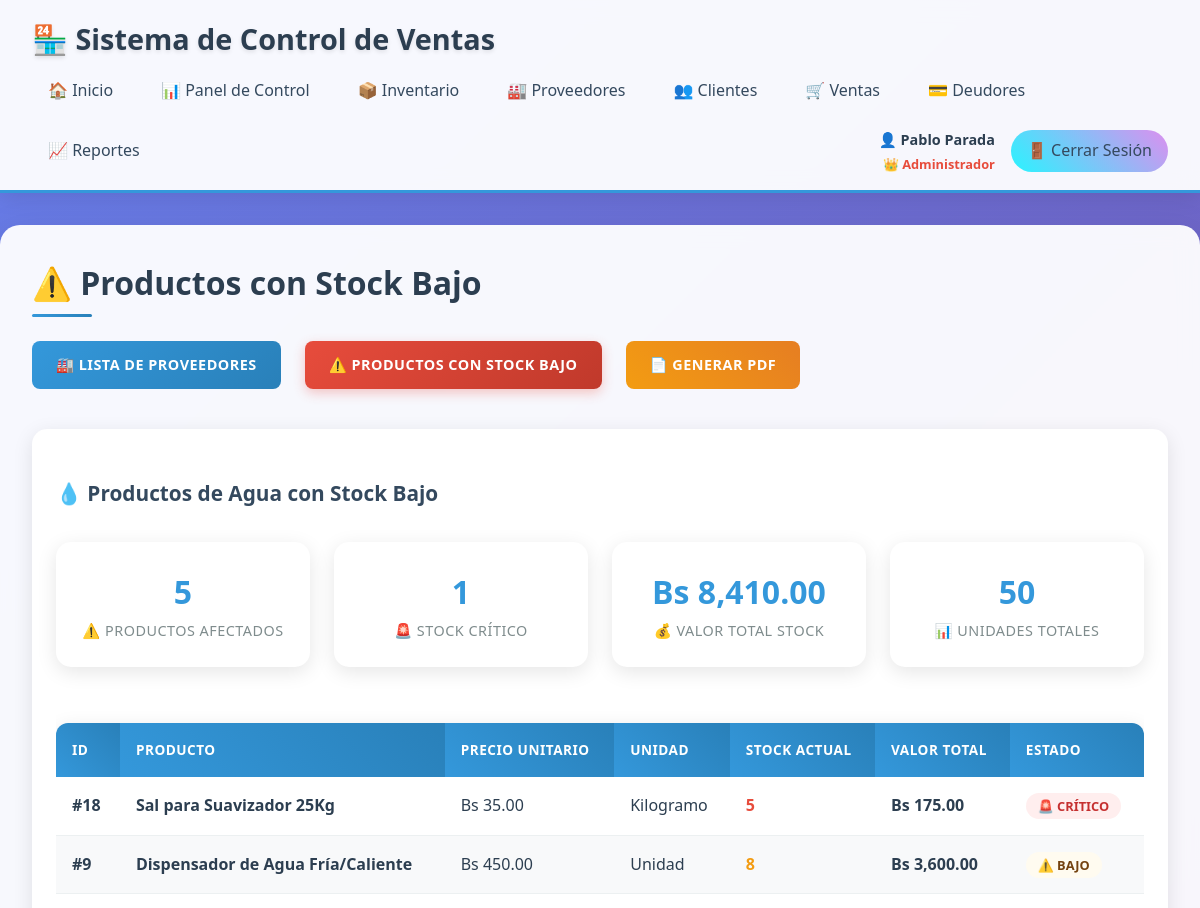
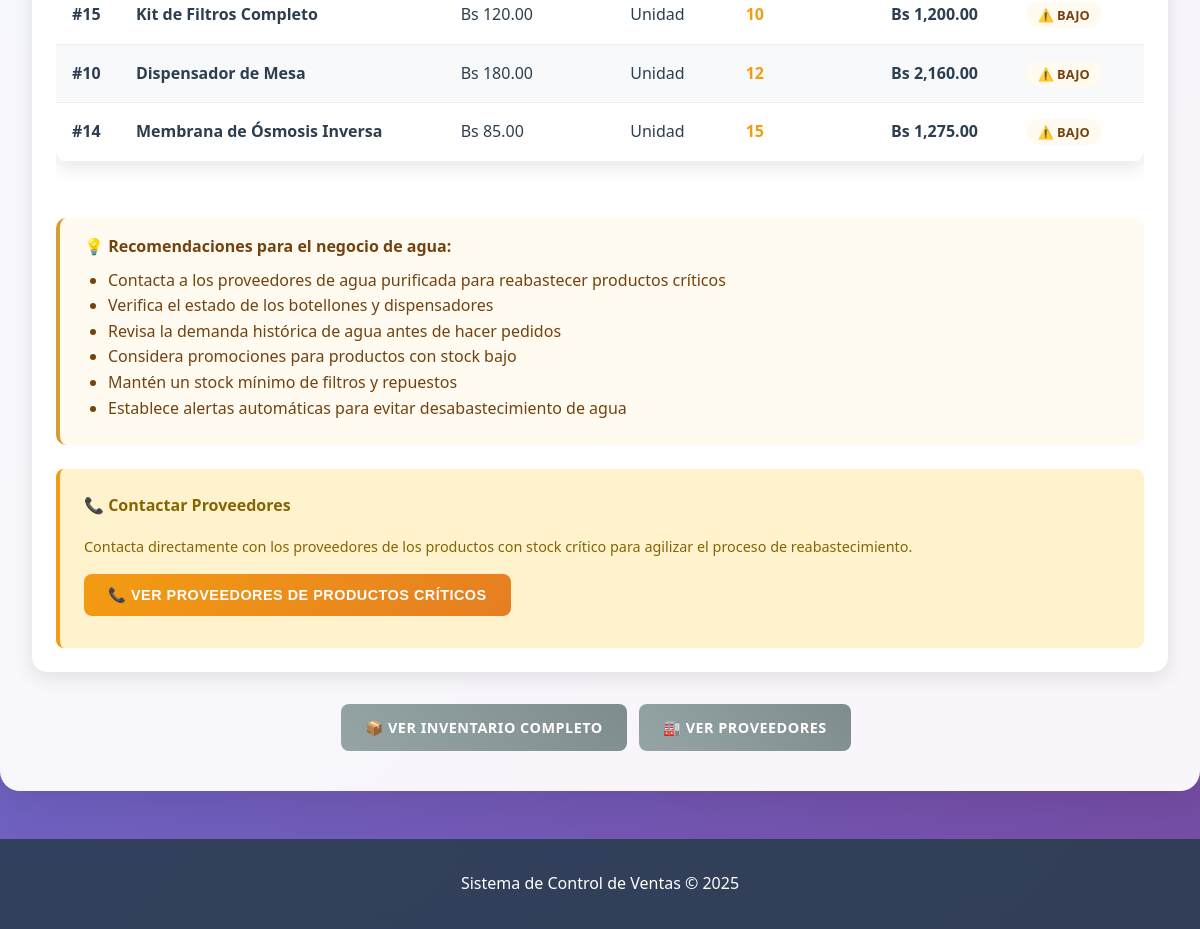
Screenshot of /index.php?action=proveedores&method=lowStock (signed in) with the database file from the repository (2 pictures, top to bottom).
### tables this page shows
CREATE TABLE `producto` (
  `id_producto` int(11) NOT NULL AUTO_INCREMENT,
  `Nombre` varchar(100) NOT NULL,
  `Precio` decimal(10,2) NOT NULL,
  `Unidad` varchar(20) NOT NULL,
  `id_proveedor` int(11) DEFAULT NULL,
  `Fecha_Registro` timestamp NOT NULL DEFAULT current_timestamp(),
  `Estado` enum('Activo','Inactivo') DEFAULT 'Activo',
  `Umbral_Bajo` int(11) NOT NULL DEFAULT 15,
  `Umbral_Critico` int(11) NOT NULL DEFAULT 5,
  PRIMARY KEY (`id_producto`),
  KEY `idx_nombre` (`Nombre`),
  KEY `idx_precio` (`Precio`),
  KEY `idx_proveedor` (`id_proveedor`),
  KEY `idx_producto_proveedor_stock` (`id_proveedor`,`Estado`),
  CONSTRAINT `producto_ibfk_1` FOREIGN KEY (`id_proveedor`) REFERENCES `proveedor` (`id_proveedor`) ON DELETE SET NULL ON UPDATE CASCADE
);

### controllers/ProveedorController.php (called while the page is built, shortened)
<?php
require_once 'models/ProductModel.php';
class ProveedorController {
    private $productModel;
    public function __construct() {
        $database = new Database();
        $db = $database->getConnection();
        $this->productModel = new ProductModel($db);
    }
    public function lowStock() {
        $threshold = isset($_GET['threshold']) ? (int)$_GET['threshold'] : 10;
        $products = $this->productModel->getProductsWithLowStock($threshold);
        require_once 'views/proveedores/low_stock.php';
    }
}
?>

### controllers/models/ProductModel.php (called while the page is built, shortened)
<?php
class ProductModel {
    private $conn;
    public function __construct($db) {
        $this->conn = $db;
    }
    public function getProductsWithLowStock($threshold = 10) {
        $query = "SELECT p.*, COALESCE(s.Cantidad, 0) as Cantidad, pr.Nombre as Proveedor_Nombre
                  FROM Producto p
                  LEFT JOIN Stock s ON p.id_producto = s.id_producto
                  LEFT JOIN Proveedor pr ON p.id_proveedor = pr.id_proveedor
                  WHERE COALESCE(s.Cantidad, 0) <= p.Umbral_Bajo
                  ORDER BY s.Cantidad ASC, p.Nombre ASC";
        $stmt = $this->conn->prepare($query);
        $stmt->execute();
        return $stmt->fetchAll(PDO::FETCH_ASSOC);
    }
}
?>

### views/proveedores/low_stock.php (the view, shortened to what this page needs)
<?php require_once 'views/layout/header.php'; ?>
<h2>⚠️ Productos con Stock Bajo</h2>
<div style="display: flex; gap: 1rem; margin-bottom: 2rem; flex-wrap: wrap;">
    <a href="index.php?action=proveedores&method=list"
       class="btn" style="background: linear-gradient(135deg, #3498db, #2980b9); color: white; border: none; padding: 0.8rem 1.5rem; border-radius: 8px; text-decoration: none; font-weight: 600; transition: all 0.3s ease;">
        🏭 Lista de Proveedores
    </a>
    <a href="index.php?action=proveedores&method=lowStock"
       class="btn" style="background: linear-gradient(135deg, #e74c3c, #c0392b); color: white; border: none; padding: 0.8rem 1.5rem; border-radius: 8px; text-decoration: none; font-weight: 600; transition: all 0.3s ease; box-shadow: 0 4px 12px rgba(231, 76, 60, 0.3);">
        ⚠️ Productos con Stock Bajo
    </a>
    <?php if (isset($products) && !empty($products)): ?>
        <a href="index.php?action=invoice&method=lowStockReport&threshold=<?php echo $threshold; ?>"
            target="_blank" class="btn btn-warning">📄 Generar PDF</a>
    <?php endif; ?>
</div>
<?php if (isset($products)): ?>
    <div class="card">
        <h3>💧 Productos de Agua con Stock Bajo</h3>
        <div class="stats-grid" style="margin: 2rem 0;">
            <div class="stat-card">
                <span class="stat-number"><?php echo count($products); ?></span>
                <span class="stat-label">⚠️ Productos Afectados</span>
            </div>
            <div class="stat-card">
                <span class="stat-number"><?php echo count(array_filter($products, function($p) { return $p['Cantidad'] <= $p['Umbral_Critico']; })); ?></span>
                <span class="stat-label">🚨 Stock Crítico</span>
            </div>
            <div class="stat-card">
                <span class="stat-number">Bs <?php echo number_format(array_sum(array_map(function($p) { return $p['Precio'] * $p['Cantidad']; }, $products)), 2); ?></span>
                <span class="stat-label">💰 Valor Total Stock</span>
            </div>
            <div class="stat-card">
                <span class="stat-number"><?php echo array_sum(array_column($products, 'Cantidad')); ?></span>
                <span class="stat-label">📊 Unidades Totales</span>
            </div>
        </div>
        <?php if (!empty($products)): ?>
            <div style="overflow-x: auto;">
                <table>
                    <thead>
                        <tr>
                            <th>ID</th>
                            <th>Producto</th>
                            <th>Precio Unitario</th>
                            <th>Unidad</th>
                            <th>Stock Actual</th>
                            <th>Valor Total</th>
                            <th>Estado</th>
                        </tr>
                    </thead>
                    <tbody>
                        <?php foreach ($products as $product): ?>
                        <tr>
                            <td><strong>#<?php echo $product['id_producto']; ?></strong></td>
                            <td><strong><?php echo htmlspecialchars($product['Nombre']); ?></strong></td>
                            <td>Bs <?php echo number_format($product['Precio'], 2); ?></td>
                            <td><?php echo htmlspecialchars($product['Unidad']); ?></td>
                            <td>
                                <span style="color: <?php echo $product['Cantidad'] <= 5 ? '#e74c3c' : '#f39c12'; ?>; font-weight: bold;">
                                    <?php echo $product['Cantidad']; ?>
                                </span>
                            </td>
                            <td><strong>Bs <?php echo number_format($product['Precio'] * $product['Cantidad'], 2); ?></strong></td>
                            <td>
                                <?php if ($product['Cantidad'] <= 5): ?>
                                    <span style="background: #fee; color: #c53030; padding: 0.25rem 0.75rem; border-radius: 20px; font-size: 0.8rem; font-weight: 600;">
                                        🚨 CRÍTICO
                                    </span>
                                <?php else: ?>
                                    <span style="background: #fffbf0; color: #744210; padding: 0.25rem 0.75rem; border-radius: 20px; font-size: 0.8rem; font-weight: 600;">
                                        ⚠️ BAJO
                                    </span>
                                <?php endif; ?>
                            </td>
                        </tr>
                        <?php endforeach; ?>
                    </tbody>
                </table>
            </div>
            <div class="alert alert-warning" style="margin-top: 2rem;">
                <strong>💡 Recomendaciones para el negocio de agua:</strong>
                <ul style="margin: 0.5rem 0; padding-left: 1.5rem;">
                    <li>Contacta a los proveedores de agua purificada para reabastecer productos críticos</li>
                    <li>Verifica el estado de los botellones y dispensadores</li>
                    <li>Revisa la demanda histórica de agua antes de hacer pedidos</li>
                    <li>Considera promociones para productos con stock bajo</li>
                    <li>Mantén un stock mínimo de filtros y repuestos</li>
                    <li>Establece alertas automáticas para evitar desabastecimiento de agua</li>
                </ul>
            </div>
            <div style="background: #fff3cd; padding: 1.5rem; border-radius: 8px; margin-top: 1.5rem; border-left: 4px solid #f39c12;">
                <h4 style="color: #856404; margin-bottom: 1rem;">📞 Contactar Proveedores</h4>
                <p style="color: #856404; margin-bottom: 1rem; font-size: 0.9rem;">
                    Contacta directamente con los proveedores de los productos con stock crítico para agilizar el proceso de reabastecimiento.
                </p>
                <button onclick="showCriticalProductProviders()"
                   class="btn" style="background: linear-gradient(135deg, #f39c12, #e67e22); color: white; border: none; padding: 0.8rem 1.5rem; border-radius: 8px; font-weight: 600; transition: all 0.3s ease; cursor: pointer;">
                    📞 Ver Proveedores de Productos Críticos
                </button>
            </div>
        <?php endif; ?>
    </div>
    <div style="text-align: center; margin-top: 2rem;">
        <a href="index.php?action=productos&method=list" class="btn btn-secondary">📦 Ver Inventario Completo</a>
        <a href="index.php?action=proveedores&method=list" class="btn btn-secondary">🏭 Ver Proveedores</a>
    </div>
<?php endif; ?>
<?php require_once 'views/layout/footer.php'; ?>

### assets/css/style.css (style rules this page uses)
* { margin: 0; padding: 0; box-sizing: border-box; }
body { font-family: 'Segoe UI', Tahoma, Geneva, Verdana, sans-serif; line-height: 1.6; color: #2c3e50; background: linear-gradient(135deg, #667eea 0%, #764ba2 100%); min-height: 100vh; }
h2 { color: #2c3e50; margin-bottom: 1.5rem; font-size: 2rem; font-weight: 600; position: relative; padding-bottom: 0.5rem; }
h2::after { content: ''; position: absolute; bottom: 0; left: 0; width: 60px; height: 3px; background: linear-gradient(45deg, #3498db, #2980b9); border-radius: 2px; }
h3 { color: #34495e; margin: 1.5rem 0 1rem 0; font-size: 1.3rem; font-weight: 600; }
table { width: 100%; border-collapse: collapse; margin: 1.5rem 0; background: white; border-radius: 12px; overflow: hidden; box-shadow: 0 5px 20px rgba(0, 0, 0, 0.1); }
th { background: linear-gradient(45deg, #3498db, #2980b9); color: white; padding: 1rem; text-align: left; font-weight: 600; text-transform: uppercase; font-size: 0.85rem; letter-spacing: 0.5px; }
td { padding: 1rem; border-bottom: 1px solid #ecf0f1; transition: background-color 0.3s ease; }
tr:nth-child(even) { background-color: #f8f9fa; }
button, .btn { background: linear-gradient(45deg, #3498db, #2980b9); color: white; border: none; padding: 0.75rem 1.5rem; border-radius: 8px; cursor: pointer; text-decoration: none; display: inline-block; font-weight: 600; font-size: 0.9rem; text-transform: uppercase; letter-spacing: 0.5px; transition: all 0.3s ease; margin-right: 0.5rem; margin-bottom: 0.5rem; }
.btn-secondary { background: linear-gradient(45deg, #95a5a6, #7f8c8d); }
.btn-warning { background: linear-gradient(45deg, #f39c12, #e67e22); }
.card { background: white; border-radius: 15px; padding: 1.5rem; box-shadow: 0 5px 20px rgba(0, 0, 0, 0.1); margin-bottom: 1.5rem; transition: transform 0.3s ease; }
.alert { padding: 1rem 1.5rem; border-radius: 10px; margin: 1rem 0; font-weight: 500; border-left: 4px solid; }
.warning, .alert-warning { background: #fffbf0; color: #744210; border-color: #d69e2e; }
.stats-grid { display: grid; grid-template-columns: repeat(auto-fit, minmax(200px, 1fr)); gap: 1.5rem; margin: 2rem 0; }
.stat-card { background: white; padding: 1.5rem; border-radius: 15px; box-shadow: 0 5px 20px rgba(0, 0, 0, 0.1); text-align: center; transition: transform 0.3s ease; }
.stat-number { font-size: 2rem; font-weight: 700; color: #3498db; display: block; }
.stat-label { color: #7f8c8d; font-size: 0.9rem; text-transform: uppercase; letter-spacing: 0.5px; margin-top: 0.5rem; }

### rows the page displays
producto: id_producto "18", Nombre "Sal para Suavizador 25Kg", Precio "35.00", Unidad "Kilogramo", Cantidad "5", Cantidad "175.00", shows "🚨 CRÍTICO"
producto: id_producto "9", Nombre "Dispensador de Agua Fría/Caliente", Precio "450.00", Unidad "Unidad", Cantidad "8", Cantidad "3,600.00", shows "⚠️ BAJO"
producto: id_producto "15", Nombre "Kit de Filtros Completo", Precio "120.00", Unidad "Unidad", Cantidad "10", Cantidad "1,200.00", shows "⚠️ BAJO"
producto: id_producto "10", Nombre "Dispensador de Mesa", Precio "180.00", Unidad "Unidad", Cantidad "12", Cantidad "2,160.00", shows "⚠️ BAJO"
producto: id_producto "14", Nombre "Membrana de Ósmosis Inversa", Precio "85.00", Unidad "Unidad", Cantidad "15", Cantidad "1,275.00", shows "⚠️ BAJO"

### other values shown
$nombreCompleto "Pablo Parada"
$roleIcon "👑"
$_SESSION['rol_nombre'] "Administrador"
count($products) "5"
array_sum(array_column($products, 'Cantidad')) "50"
